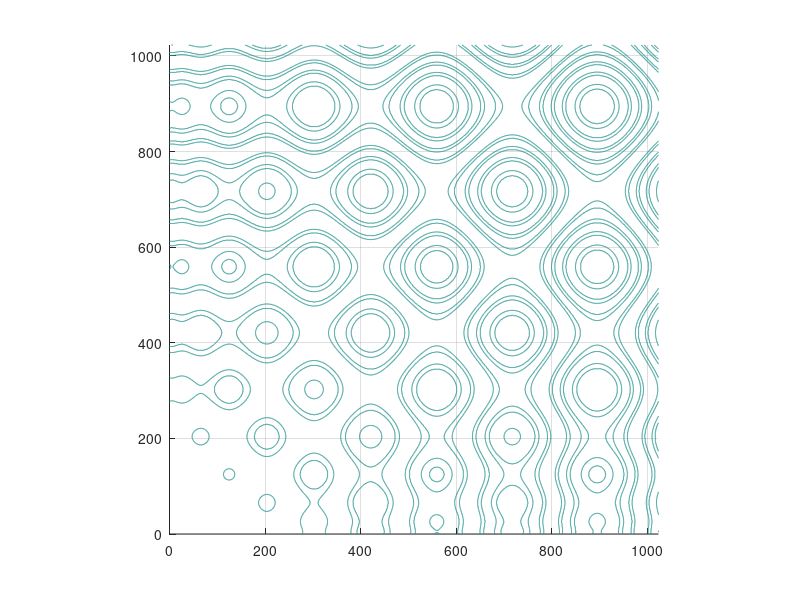

Write MATLAB code to recreate this figure.
hold on
axis equal
grid on
X=0:1:1023;
Y=0:1:1023;
[gridX,gridY]=meshgrid(X,Y);
FishPatternFcn=@(x,y)mod(abs(x.*sin(sqrt(x))+y.*sin(sqrt(y))).*pi./1024,1);
contour(gridX,gridY,FishPatternFcn(gridX,gridY),[0.7,0.7])
